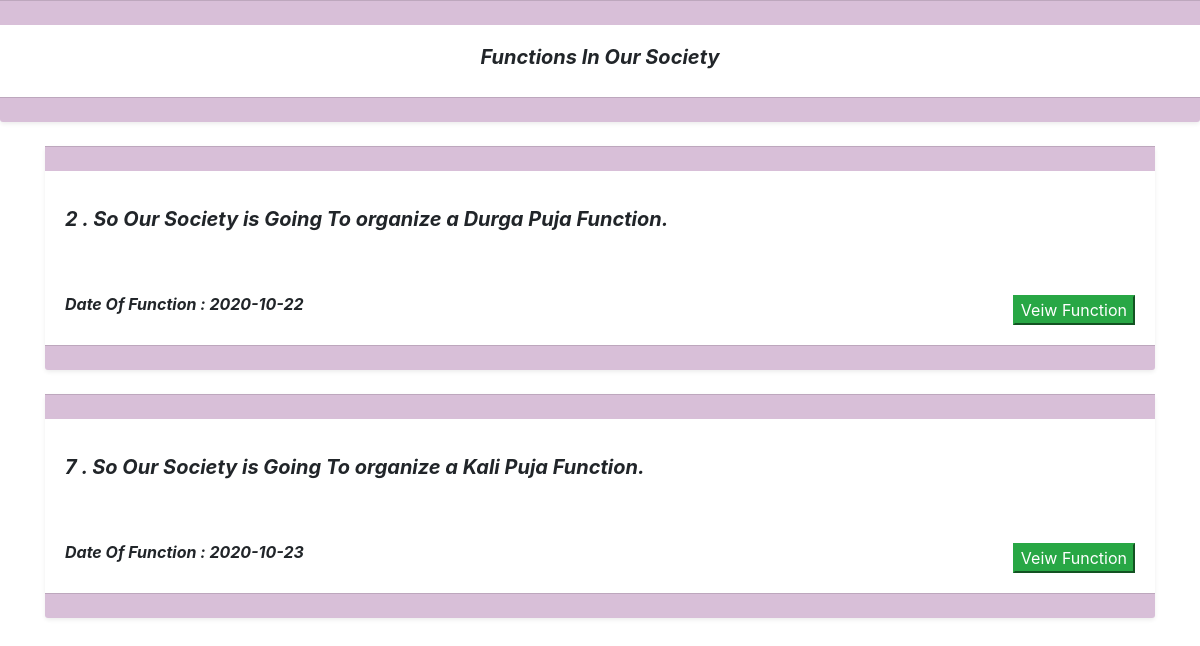
Page /function_user_view.php on the committed database.
### tables this page shows
CREATE TABLE `function` (
  `function_slno` int(100) NOT NULL,
  `function_name` varchar(100) NOT NULL,
  `date_of_function` varchar(100) NOT NULL,
  `date_of_function_end` varchar(100) NOT NULL,
  `function_desp` varchar(10000) NOT NULL,
  `function_poster` varchar(100) NOT NULL,
  `function_money` varchar(500) NOT NULL
);

### function_user_view.php (the view, shortened to what this page needs)
<!doctype html>
<html lang="en">
<head>
    <link rel="stylesheet" href="https://stackpath.bootstrapcdn.com/bootstrap/4.5.2/css/bootstrap.min.css"
>
</head>
<body>
    <div class="shadow-sm bg-white rounded" style="background-color: cyan;">
        <div class="card-footer" style="background-color:thistle;"></div>
        <div class="card-body" style="background-color: white;">
            <h5 class="text-center" style="font-style:italic;"><b><i> Functions In Our Society</i></b></h5>
        </div>
        <div class="card-footer" style="background-color: thistle;"></div>
    </div>
    <div class="container">
        <?php
include 'dbconn.php';
$sql="select * from `function`";
$result=mysqli_query($conn,$sql);
while($row=mysqli_fetch_assoc($result)){
echo '    <div class="shadow-sm bg-white my-4 rounded" style="background-color: cyan;">
            <div class="card-footer" style="background-color:thistle;"></div>
            <div class="card-body" style="background-color: white;">
                <h5 class="my-3"><b><i>'.$row['function_slno'].' . '.$row['function_name'].'</i></b></h5>
                <div class="d-flex justify-content-between">
                    <h6 class="mt-5"><i><b>Date Of Function : '.$row['date_of_function'].'</b></i></h6>
                    <a href="single_view_function.php?function_id='.$row['function_slno'].'"><button type="submit" class="btn-success mt-5">Veiw Function</button></a>
                </div>
            </div>
            <div class="card-footer" style="background-color: thistle;"></div>
        </div>
';
}
?>
    </div>
</body>
</html>

### rows in the picture
function: function_slno "2", function_name "So Our Society is Going To organize a Durga Puja Function.", date_of_function "2020-10-22"
function: function_slno "7", function_name "So Our Society is Going To organize a Kali Puja Function.", date_of_function "2020-10-23"
